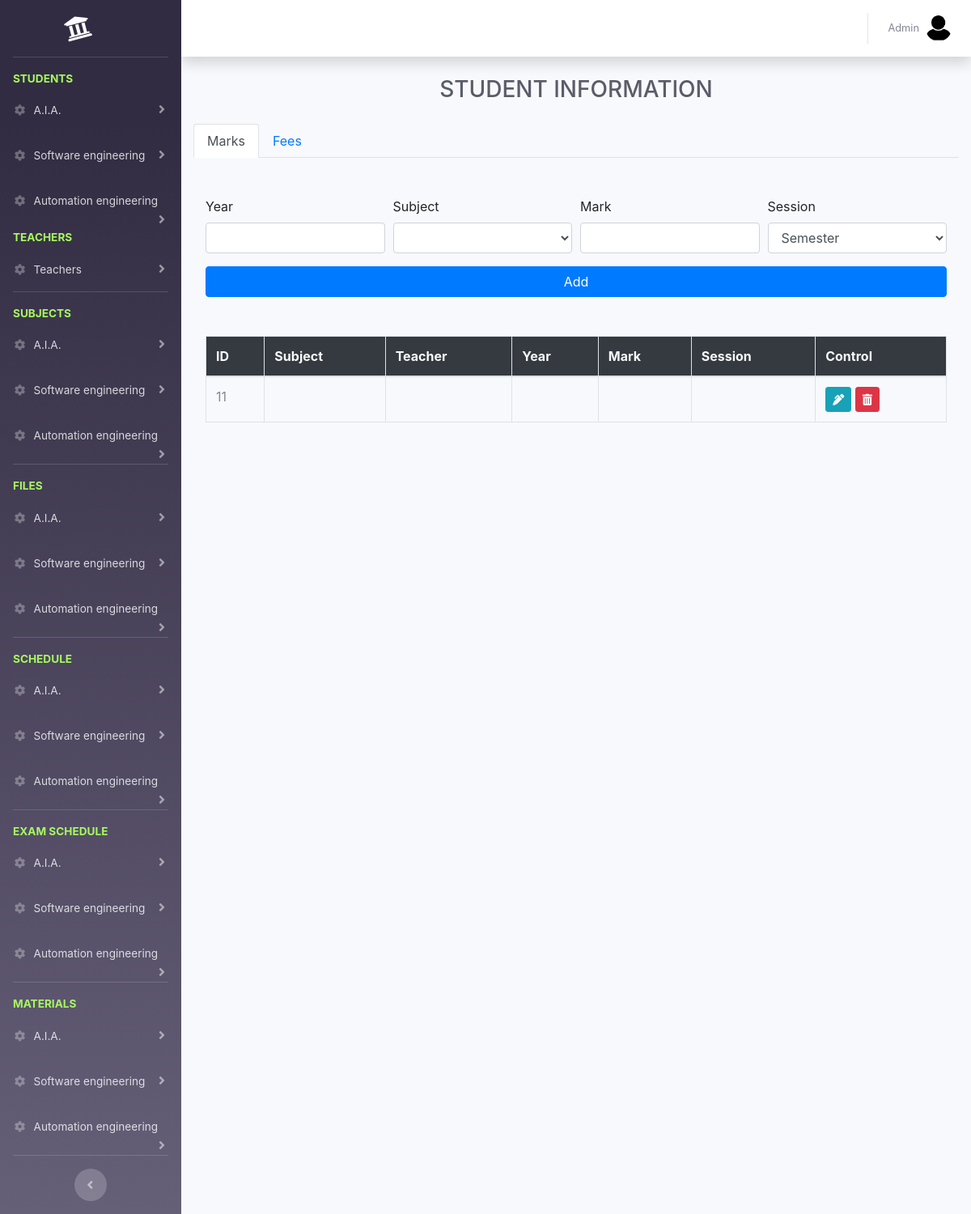
Before: /admins/more-student.php (signed in) with the older database file.
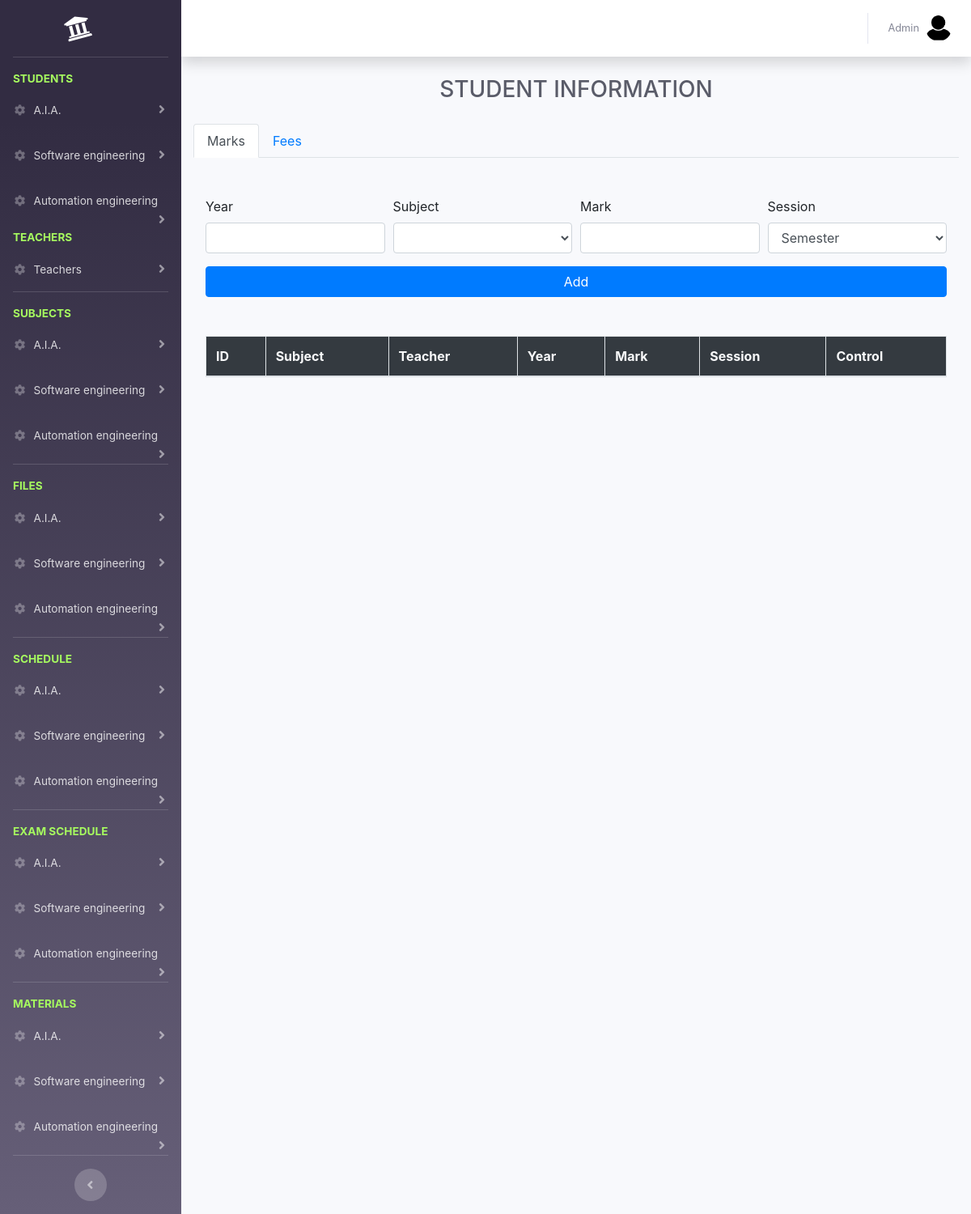
After: the same page with the newer database file.
### tables this page shows
CREATE TABLE `sections` (
  `id` int(11) NOT NULL,
  `name` varchar(100) NOT NULL,
  `fees` decimal(10,2) NOT NULL
);

CREATE TABLE `marks` (
  `id` int(11) NOT NULL,
  `mark` varchar(10) NOT NULL,
  `student_id` int(11) NOT NULL,
  `section_id` int(11) NOT NULL,
  `subject_id` int(11) NOT NULL,
  `year_id` int(11) DEFAULT NULL,
  `session` varchar(100) DEFAULT NULL
);

### admins/more-student.php (the view, shortened to what the changed rows need)
<?php
require('../connection.php');
include('../layout/header.php');
include('layout/sidebar.php');
$year_id = @$_GET['year_id'];
$student_id = @$_GET['student_id'];
$section_id = @$_GET['section_id'];
$sql = "SELECT subjects.name AS 'SUBNAME' ,
                 subjects.id AS 'SUBID', years.name AS 'YEARNAME', years.id AS 'YID', marks.*
                  FROM marks
                 LEFT JOIN subjects ON subjects.id=marks.subject_id
                 LEFT JOIN years ON years.id=marks.year_id
                WHERE marks.year_id = '$year_id' AND marks.student_id = '$student_id' AND marks.section_id = '$section_id' ";
$result = mysqli_query($conn, $sql);
$marks = $result->fetch_all(MYSQLI_ASSOC);
?>
<div class="container-fluid">
    <div class="d-sm-flex align-items-center justify-content-between mb-4">
        <h1 class="m-auto h3 mb-0 text-gray-800 text-uppercase">student information</h1>
    </div>
    <div class="row">
        <div class="tab-content col-md-12 mt-5" id="nav-tabContent">
            <div class="tab-pane fade show active" id="marks" role="tabpanel" aria-labelledby="nav-home-tab">
                <div class="container add-student">
                    <table class="table table-bordered students_table col-md-12">
                        <thead>
                        <tr class="bg-dark text-light">
                            <th>ID</th>
                            <th>Subject</th>
                            <th>Teacher</th>
                            <th>Year</th>
                            <th>Mark</th>
                            <th>Session</th>
                            <th>Control</th>
                        </tr>
                        </thead>
                        <tbody>
                        <?php
                        foreach ($marks as $mark) {
                            $id = $mark['SUBID'];
                            $sql = "SELECT teachers.name AS 'TEACHER' FROM subjects LEFT JOIN teachers ON teachers.id=subjects.teacher_id WHERE subjects.id = '$id'";
                            $result = mysqli_query($conn, $sql);
                            $teacher = $result->fetch_assoc();
                            ?>
                            <tr>
                                <td><?= $mark['id']?></td>
                                <td><?= $mark['SUBNAME']?></td>
                                <td><?= $teacher['TEACHER']?></td>
                                <td><?= $mark['YEARNAME']?></td>
                                <td><?= $mark['mark']?></td>
                                <td><?= $mark['session']?></td>
                                <td>
                                    <a data-toggle="modal" data-target="#edit_marks_modal" href="#" data-href="<?=APP?>/controllers/students/get_marks_info.php?student_id=<?=$student_id?>&year_id=<?=$year_id?>&section_id=<?=$section_id?>&subject_id=<?=$id?>" class="btn btn-info btn-sm edit_marks_link"><i class="fa fa-pen-alt"></i></a>
                                    <a data-toggle="modal" data-target="#delete_modal" href="#" data-href="<?=APP?>/controllers/students/delete-mark.php?id=<?=$mark['id']?>" class="btn btn-danger btn-sm delete_link"><i class="fa fa-trash-alt"></i></a>
                                </td>
                            </tr>
                        <?php } ?>
                        </tbody>
                    </table>
                </div>
            </div>
        </div>
    </div>
</div>
<?php include('../layout/footer.php');?>

### admins/layout/sidebar.php (shortened to what the changed rows need)
<?php
$sectionsSql = "SELECT  sections.* FROM sections
                    LEFT JOIN section_years on sections.id=section_years.section_id GROUP BY sections.id";
$result = mysqli_query($conn, $sectionsSql);
$sections = $result->fetch_all(MYSQLI_ASSOC);
?>
<div id="wrapper">
      <ul class="navbar-nav bg-gradient-primary sidebar sidebar-dark accordion" id="accordionSidebar">
      <?php
      foreach ($sections as $section) { ?>
          <li class="nav-item">
              <a class="nav-link collapsed" href="#" data-toggle="collapse" data-target="#student_<?=$section['id']?>" aria-expanded="true" aria-controls="collapseProfi">
                  <i class="fas fa-fw fa-cog"></i>
                  <span><?=$section['name']?></span>
              </a>
          </li>
      <?php  } ?>
      <?php
      foreach ($sections as $section) { ?>
          <li class="nav-item">
              <a class="nav-link collapsed" href="#" data-toggle="collapse" data-target="#subject_<?=$section['id']?>" aria-expanded="true" aria-controls="collapseProfi">
                  <i class="fas fa-fw fa-cog"></i>
                  <span><?=$section['name']?></span>
              </a>
          </li>
      <?php  } ?>
          <?php
          foreach ($sections as $section) { ?>
              <li class="nav-item">
                  <a class="nav-link collapsed" href="#" data-toggle="collapse" data-target="#file_<?=$section['id']?>" aria-expanded="true" aria-controls="collapse">
                      <i class="fas fa-fw fa-cog"></i>
                      <span><?=$section['name']?></span>
                  </a>
              </li>
          <?php  } ?>
      <?php
      foreach ($sections as $section) { ?>
          <li class="nav-item">
              <a class="nav-link collapsed" href="#" data-toggle="collapse" data-target="#schedule_<?=$section['id']?>" aria-expanded="true" aria-controls="collapse">
                  <i class="fas fa-fw fa-cog"></i>
                  <span><?=$section['name']?></span>
              </a>
          </li>
      <?php  } ?>
      <?php
      foreach ($sections as $section) { ?>
          <li class="nav-item">
              <a class="nav-link collapsed" href="#" data-toggle="collapse" data-target="#exam_schedule_<?=$section['id']?>" aria-expanded="true" aria-controls="collapse">
                  <i class="fas fa-fw fa-cog"></i>
                  <span><?=$section['name']?></span>
              </a>
          </li>
      <?php  } ?>
      <?php
      foreach ($sections as $section) { ?>
          <li class="nav-item">
              <a class="nav-link collapsed" href="#" data-toggle="collapse" data-target="#course_<?=$section['id']?>" aria-expanded="true" aria-controls="collapse">
                  <i class="fas fa-fw fa-cog"></i>
                  <span><?=$section['name']?></span>
              </a>
          </li>
      <?php  } ?>
      </ul>
      <div id="content-wrapper" class="d-flex flex-column">
        <div id="content">

Changed rows visible on the page:
removed marks: id "11"
